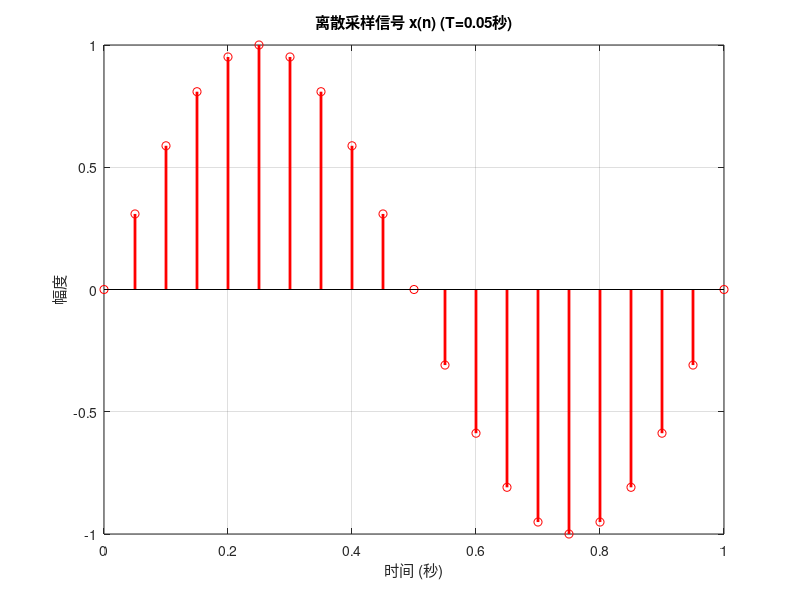
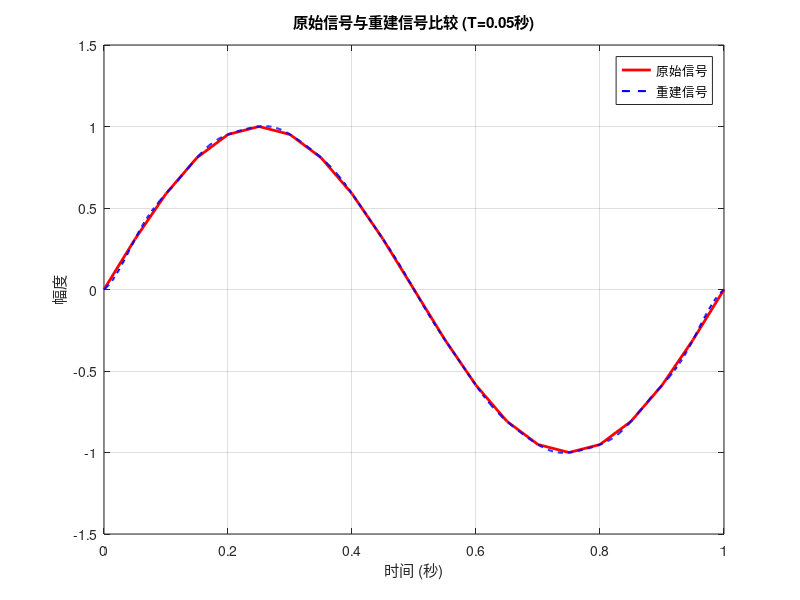
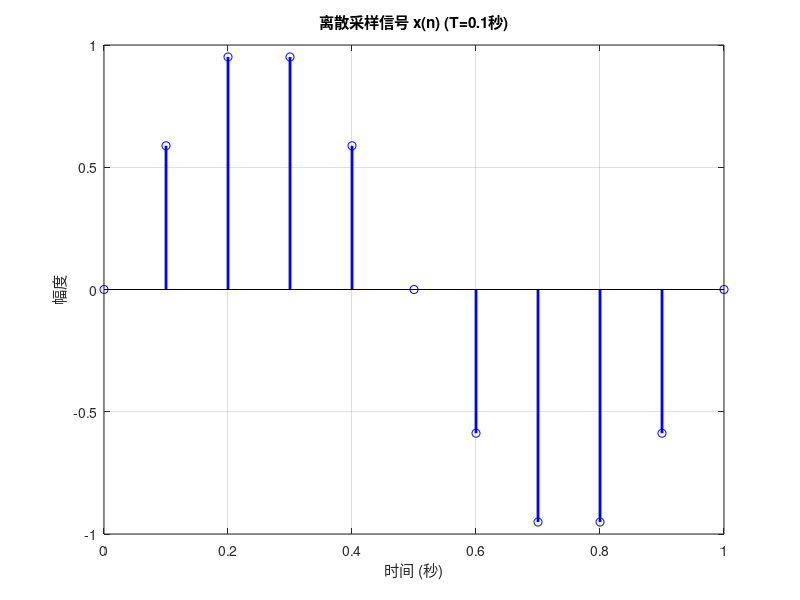
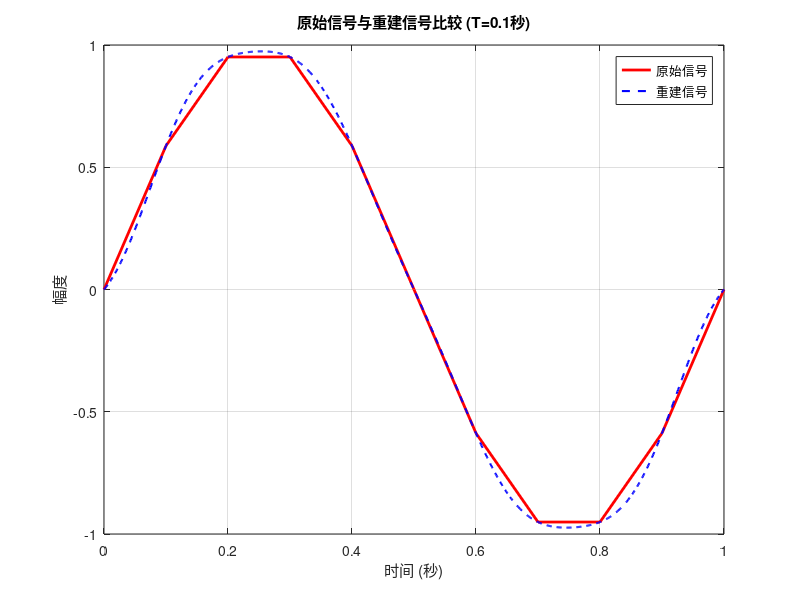

MATLAB code to generate these figures, in order:
clc
clear
% 1. 对每一个T画出x(n)
T1 = 0.05;  % 采样间隔
t1 = 0:T1:1;  % 时间范围
x1 = sin(2*pi*t1);

% 绘制采样样本
figure;
stem(t1, x1, 'r', 'LineWidth', 2);
title('离散采样信号 x(n) (T=0.05秒)');
xlabel('时间 (秒)');
ylabel('幅度');
grid on;

% 2. 采用 sinc 函数内插（用 dt = 0.001）从样本 x(n) 重建模拟信号
dt = 0.001;  % 插值步长
t_interp1 = 0:dt:1;  % 插值时间范围
x_interp1 = zeros(size(t_interp1));

for i = 1:length(t_interp1)
    x_interp1(i) = sum(x1 .* sinc((t_interp1(i) - t1) / T1));
end

figure;
plot(t1, x1, 'r', 'LineWidth', 2, 'DisplayName', '原始信号');
hold on;
plot(t_interp1, x_interp1, 'b--', 'LineWidth', 1.5, 'DisplayName', '重建信号');
title('原始信号与重建信号比较 (T=0.05秒)');
xlabel('时间 (秒)');
ylabel('幅度');
legend('show');
grid on;

% 统计出重建信号与原信号的最大差异
max_diff1 = max(abs(x_interp1 - sin(2*pi*t_interp1)));

fprintf('最大差异（T=0.05秒）: %f\n', max_diff1);

% 3. 选用采样间隔 T=0.1 秒，重做该题
T2 = 0.1;  % 新的采样间隔
t2 = 0:T2:1;  % 新的时间范围
x2 = sin(2*pi*t2);

% 绘制采样样本
figure;
stem(t2, x2, 'b', 'LineWidth', 2);
title('离散采样信号 x(n) (T=0.1秒)');
xlabel('时间 (秒)');
ylabel('幅度');
grid on;

% 采用 sinc 函数内插（用 dt = 0.001）从样本 x(n) 重建模拟信号
x_interp2 = zeros(size(t_interp1));

for i = 1:length(t_interp1)
    x_interp2(i) = sum(x2 .* sinc((t_interp1(i) - t2) / T2));
end

figure;
plot(t2, x2, 'r', 'LineWidth', 2, 'DisplayName', '原始信号');
hold on;
plot(t_interp1, x_interp2, 'b--', 'LineWidth', 1.5, 'DisplayName', '重建信号');
title('原始信号与重建信号比较 (T=0.1秒)');
xlabel('时间 (秒)');
ylabel('幅度');
legend('show');
grid on;

% 统计出重建信号与原信号的最大差异
max_diff2 = max(abs(x_interp2 - sin(2*pi*t_interp1)));

fprintf('最大差异（T=0.1秒）: %f\n', max_diff2);
